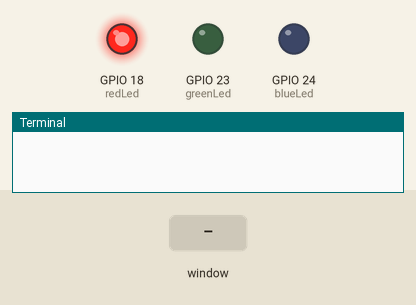
This program was run on a simulated Raspberry Pi (BCM pin numbers). Parts: output pins drawn as LEDs (lit = HIGH), the last lines printed to the terminal. The inputs (shaded band) are chosen by the test bench. The desktop window is not drawn, its controls go by their first labels and the mouse button is held 0.15 s. At 4.3 s the program stops and its outputs stay as they are.

Above: at 1.2 s.
1.3 s: control labelled "Green" in the window clicked
At 2.5 s:
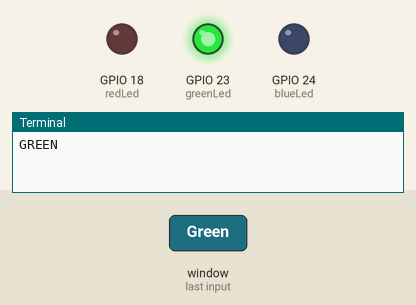
2.8 s: control labelled "Blue" in the window clicked
At 3.6 s:
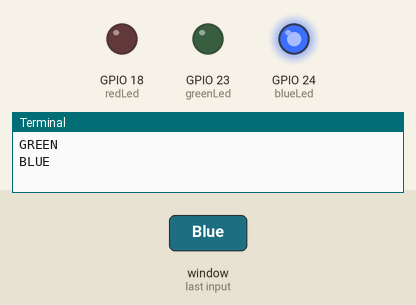
4.3 s: control labelled "Exit" in the window clicked
At 4.8 s:
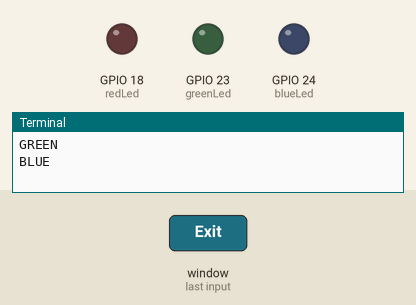
Timing chart, 0 to 5.8 s (numbered marks = the images above; inputs shaded):
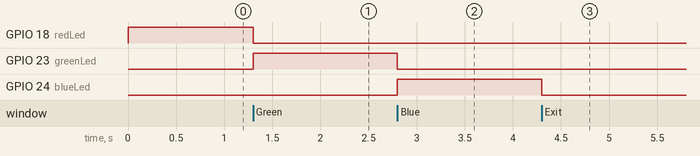

Measured:
- after the input at 1.3 s, GPIO 18 (redLed): HIGH → LOW at once; GPIO 23 (greenLed): LOW → HIGH at once
- after the input at 2.8 s, GPIO 23 (greenLed): HIGH → LOW at once; GPIO 24 (blueLed): LOW → HIGH at once
- after the input at 4.3 s, GPIO 24 (blueLed): HIGH → LOW at once

The program:

toggleLED.py
```python
# Toggle the selected LED when radio button is pressed

from tkinter import *
import tkinter.font
from gpiozero import LED
import RPi.GPIO
RPi.GPIO.setmode(RPi.GPIO.BCM)

### Hardware
redLed=LED(18) #gpio 18
greenLed=LED(23) #gpio 23
blueLed=LED(24) #gpio 24

redLed.on() # start with red led on

### Define GUI elements ###
win = Tk()
win.title("LED Toggler") # title
#win.geometry("200x200") # window size
myFont = tkinter.font.Font(family = 'Helvetica', size = 16, weight = "bold") # font
rad = IntVar() #used to the radio var

### Functions

def checkRadio(): #checks which radio button was selected
    selectedLED = rad.get()
    toggleLED(selectedLED) # call toggleLED passing the LED to be turned on
def toggleLED(ledToggled):
    cleanUpLEDs() #toggle all LEDs off before turning on selected
    if ledToggled == 0:
        print("RED")
        redLed.on()
    elif ledToggled == 1:
        print("GREEN")
        greenLed.on()
    else:
        print("BLUE")
        blueLed.on()
def cleanUpLEDs(): #used to off all LEDs
    redLed.off()
    greenLed.off()
    blueLed.off()
def close():
    RPi.GPIO.cleanup()
    win.destroy()

### Widgets below

## Radio Buttons for the different LEDs and exit button

# RED
R1 = Radiobutton(win, text="Red",variable=rad,value=0, command = checkRadio, height = 1, width = 8)
R1.grid(row=1, column=1, pady=2)
# GREEN
R2 = Radiobutton(win, text="Green",variable=rad,value=1, command = checkRadio, height = 1, width = 8)
R2.grid(row=2, column=1, pady=2)
# BLUE
R3 = Radiobutton(win, text="Blue",variable=rad,value=2, command = checkRadio, height = 1, width = 8)
R3.grid(row=3, column=1, pady=2)
#EXIT BUTTON
exitButton = Button(win, text='Exit', font=myFont, command=close, bg='red', height=1, width=10)
exitButton.grid(row=4, column=1, padx=40, pady=10)


win.protocol("WM_DELETE_WINDOW", close) # cleanup GPIO as window closes
win.mainloop() # Loops forever
 
```
